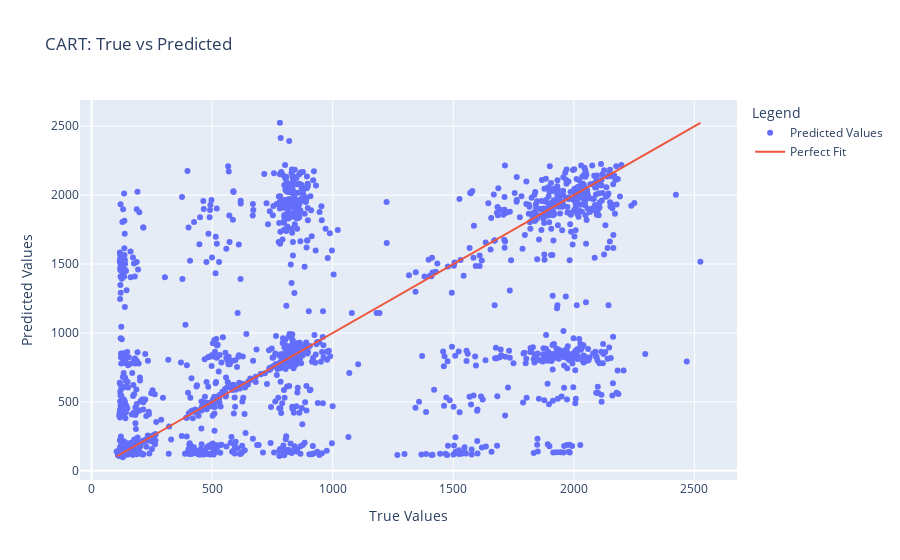

The notebook cell this image was saved under:
### Markdown cell above
# Classification and Regression Trees (CART)

### Code cell
from sklearn.tree import DecisionTreeRegressor

# Initialize CART model
cart_model = DecisionTreeRegressor()

# Train the model
cart_model.fit(X_train, y_train)

# Predict on test set
y_pred_cart = cart_model.predict(X_test)

# Calculate the mean squared error
mse_cart = mean_squared_error(y_test, y_pred_cart)
print(f"Mean Squared Error for CART: {mse_cart:.2f}")

fig = go.Figure()
fig.add_trace(go.Scatter(x=y_test, y=y_pred_cart, mode='markers', name='Predicted Values'))
fig.add_trace(go.Scatter(x=[y_test.min(), y_test.max()], y=[y_test.min(), y_test.max()], mode='lines', name='Perfect Fit'))
fig.update_layout(title='CART: True vs Predicted', xaxis_title='True Values', yaxis_title='Predicted Values', legend_title='Legend')
fig.show()

### Figure 1 — Plotly figure (JSON) as saved in the notebook; plotly's stock layout.template omitted (floating-point values rounded to 4 significant figures; data arrays with more than 128 entries replaced by an {"elided": "..."} marker saying what was removed)
{"data": [{"mode": "markers", "name": "Predicted Values", "type": "scatter", "x": {"elided": "3243 float values"}, "y": {"elided": "3243 float values"}}, {"mode": "lines", "name": "Perfect Fit", "type": "scatter", "x": [103.5, 2525.0], "y": [103.5, 2525.0]}], "layout": {"legend": {"title": {"text": "Legend"}}, "title": {"text": "CART: True vs Predicted"}, "xaxis": {"title": {"text": "True Values"}}, "yaxis": {"title": {"text": "Predicted Values"}}}}
